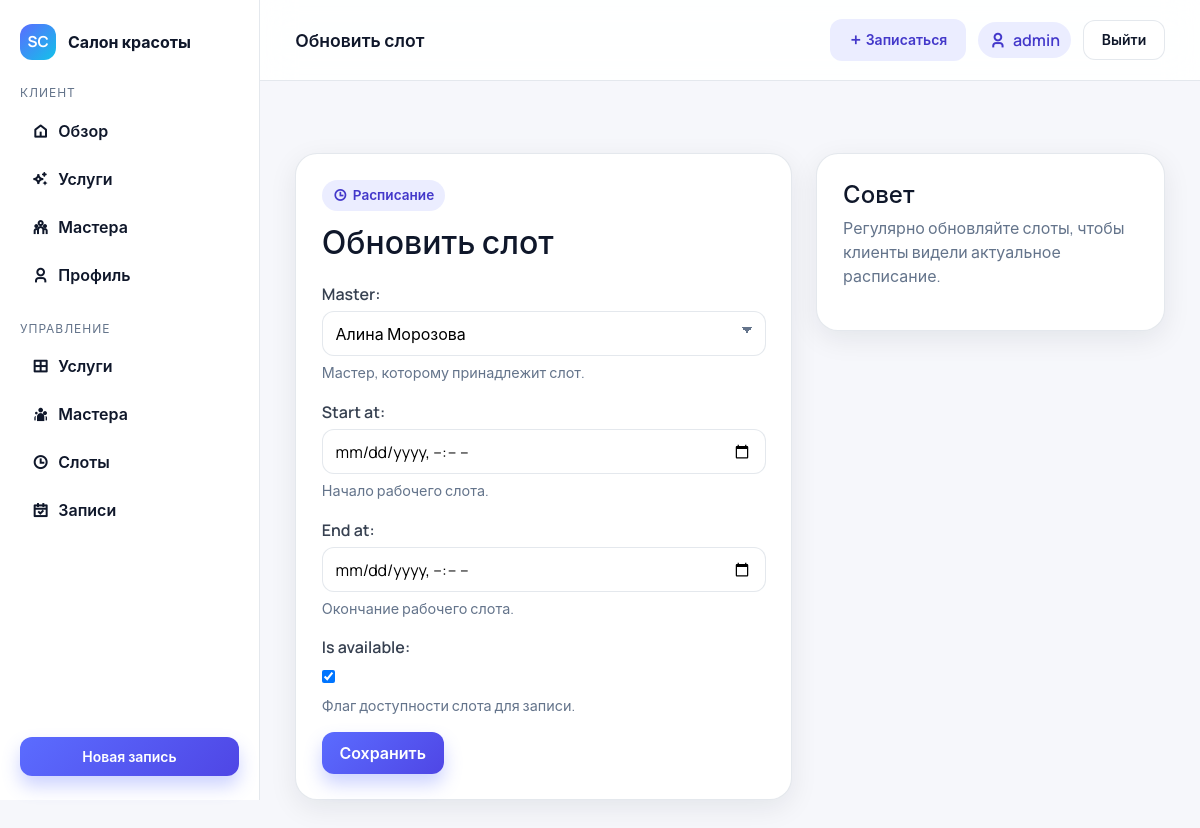
Screenshot of /masters/slots/18/edit/ (signed in) with the database file from the repository.
### accounts/models.py (models this page shows, shortened)
class User(AbstractUser):
    class Role(models.TextChoices):
        CLIENT = "client", "Клиент"
        MASTER = "master", "Мастер"
        ADMIN = "admin", "Администратор"
    role = models.CharField(
        max_length=20,
        choices=Role.choices,
        default=Role.CLIENT,
        help_text="Роль пользователя: клиент, мастер или администратор.",
    )
    phone = models.CharField(
        max_length=30,
        blank=True,
        help_text="Контактный телефон пользователя для связи.",
    )

### masters/models.py (models this page shows, shortened)
class WorkingSlot(models.Model):
    master = models.ForeignKey(
        MasterProfile,
        on_delete=models.CASCADE,
        related_name="working_slots",
        help_text="Мастер, которому принадлежит слот.",
    )
    start_at = models.DateTimeField(help_text="Начало рабочего слота.")
    end_at = models.DateTimeField(help_text="Окончание рабочего слота.")
    is_available = models.BooleanField(
        default=True,
        help_text="Флаг доступности слота для записи.",
    )
    class Meta:
        ordering = ["start_at"]
        verbose_name = "Рабочий слот"
        verbose_name_plural = "Рабочие слоты"

### masters/views.py (the view)
# urls.py: path("slots/<int:pk>/edit/", slot_update, name="slot_update"),
@login_required
@user_passes_test(_is_admin)
def slot_update(request, pk):
    slot = get_object_or_404(WorkingSlot, pk=pk)
    if request.method == "POST":
        form = WorkingSlotForm(request.POST, instance=slot)
        if form.is_valid():
            form.save()
            return redirect("masters:slot_list")
    else:
        form = WorkingSlotForm(instance=slot)
    return render(request, "masters/slot_form.html", {"form": form, "action": "Обновить"})

### masters/forms.py
class WorkingSlotForm(forms.ModelForm):
    class Meta:
        model = WorkingSlot
        fields = ("master", "start_at", "end_at", "is_available")
        widgets = {
            "start_at": forms.DateTimeInput(attrs={"type": "datetime-local"}),
            "end_at": forms.DateTimeInput(attrs={"type": "datetime-local"}),
        }

### masters/models.py (called while the page is built)
    def __str__(self) -> str:
        return self.user.get_full_name() or self.user.username

### masters/views.py (called while the page is built)
def _is_admin(user):
    return user.is_authenticated and (user.is_staff or getattr(user, "is_admin", False))

### templates/masters/slot_form.html (shortened to what this page needs)
{% extends "base_dashboard.html" %}
{% block topbar_title %}{{ action }} слот{% endblock %}
{% block content %}
<section class="section">
  <div class="row g-4">
    <div class="col-lg-7">
      <div class="panel">
        <div class="panel-header">
          <div>
            <span class="eyebrow"><i class="ri-time-line"></i> Расписание</span>
            <h2 class="mb-0">{{ action }} слот</h2>
          </div>
        </div>
        <form method="post">
          {{ form.as_p }}
          <button class="btn btn-primary" type="submit">Сохранить</button>
        </form>
      </div>
    </div>
    <div class="col-lg-5">
      <div class="panel">
        <h4>Совет</h4>
        <p class="text-muted">Регулярно обновляйте слоты, чтобы клиенты видели актуальное расписание.</p>
      </div>
    </div>
  </div>
</section>
{% endblock %}

### templates/base_dashboard.html (shortened to what this page needs)
{% load static %}
<!doctype html>
<html lang="ru">
  <head>
    <link href="https://cdn.jsdelivr.net/npm/bootstrap@5.3.3/dist/css/bootstrap.min.css" rel="stylesheet">
    <link href="https://cdn.jsdelivr.net/npm/remixicon@4.3.0/fonts/remixicon.css" rel="stylesheet">
    <link href="{% static 'css/app.css' %}" rel="stylesheet">
  </head>
  <body class="app-body body-dashboard">
    <div class="dashboard-shell">
      <aside class="dashboard-sidebar">
        <div class="sidebar-brand">
          <span class="brand-mark">SC</span>
          Салон красоты
        </div>
        <div>
          <p class="sidebar-section">Клиент</p>
          <nav class="sidebar-nav">
            <a class="sidebar-link" href="{% url 'appointments:dashboard' %}"><i class="ri-home-5-line"></i> Обзор</a>
            <a class="sidebar-link" href="{% url 'services:list' %}"><i class="ri-sparkling-line"></i> Услуги</a>
            <a class="sidebar-link" href="{% url 'masters:list' %}"><i class="ri-team-line"></i> Мастера</a>
            <a class="sidebar-link" href="{% url 'accounts:profile' %}"><i class="ri-user-3-line"></i> Профиль</a>
          </nav>
        </div>
        {% if user.is_staff %}
          <div>
            <p class="sidebar-section">Управление</p>
            <nav class="sidebar-nav">
              <a class="sidebar-link" href="{% url 'services:admin_list' %}"><i class="ri-layout-grid-line"></i> Услуги</a>
              <a class="sidebar-link" href="{% url 'masters:admin_list' %}"><i class="ri-team-fill"></i> Мастера</a>
              <a class="sidebar-link" href="{% url 'masters:slot_list' %}"><i class="ri-time-line"></i> Слоты</a>
              <a class="sidebar-link" href="{% url 'appointments:admin_list' %}"><i class="ri-calendar-check-line"></i> Записи</a>
            </nav>
          </div>
        {% endif %}
        <div class="sidebar-footer">
          <a class="btn btn-primary btn-sm w-100" href="{% url 'services:list' %}">Новая запись</a>
        </div>
      </aside>
      <div class="dashboard-main">
        <header class="dashboard-topbar">
          <p class="topbar-title">{% block topbar_title %}Личный кабинет{% endblock %}</p>
          <div class="topbar-actions">
            <a class="btn btn-soft btn-sm" href="{% url 'services:list' %}"><i class="ri-add-line"></i> Записаться</a>
            <span class="user-chip"><i class="ri-user-3-line"></i> {{ user.get_full_name|default:user.username }}</span>
            <a class="btn btn-ghost btn-sm" href="{% url 'accounts:logout' %}">Выйти</a>
          </div>
        </header>
        <main class="dashboard-content">
          {% block content %}{% endblock %}
        </main>
      </div>
    </div>
  </body>
</html>

### rows the page displays
User: get_full_name "admin"
WorkingSlot: master "Алина Морозова", is_available "☑"

### other values shown
{{ action }} "Обновить"
